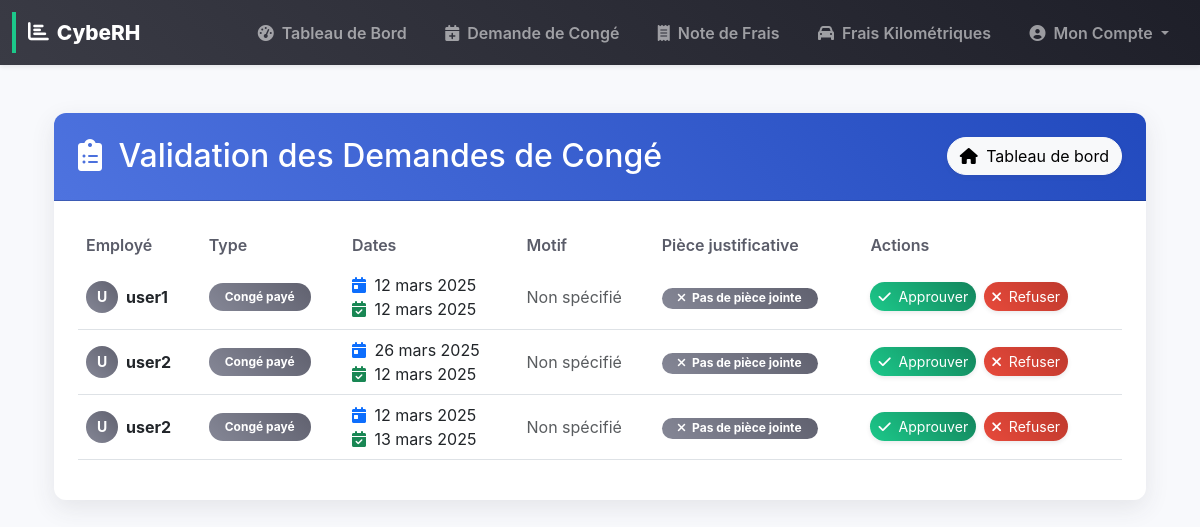
Page /manage-leaves/ (signed in) on the earlier database version.
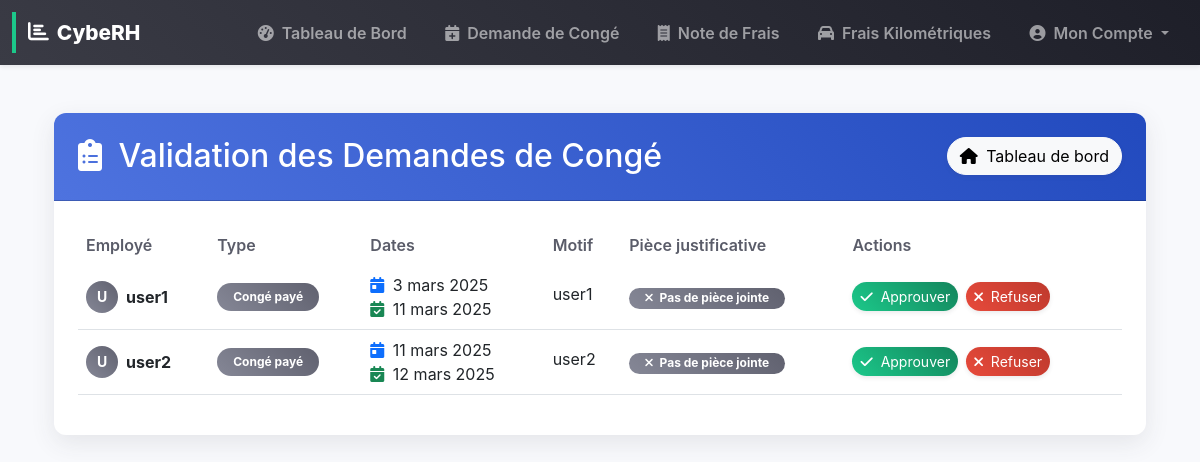
Same page on the later database version.
### rh_management/models.py (models this page shows, shortened)
class LeaveRequest(models.Model):
    user = models.ForeignKey(User, on_delete=models.CASCADE)
    leave_type = models.CharField(max_length=10, choices=LEAVE_TYPES, default='CP')
    start_date = models.DateField()
    end_date = models.DateField()
    reason = models.TextField(blank=True, null=True)
    status = models.CharField(max_length=10, choices=STATUS_CHOICES, default='pending')
    created_at = models.DateTimeField(auto_now_add=True)
    attachment = models.FileField(upload_to='receipts/', blank=True, null=True)
    notification_emails = models.TextField(blank=True, null=True)

### rh_management/views.py (the view)
# urls.py: path("manage-leaves/", manage_leaves_view, name="manage_leaves"),  # Manage leaves
@login_required
@user_passes_test(is_hr)
def manage_leaves_view(request):
    pending_leaves = LeaveRequest.objects.filter(status='pending')
    return render(request, 'rh_management/manage_leaves.html', {'pending_leaves': pending_leaves})

### rh_management/views.py (called while the page is built)
def is_hr(user):
    return user.is_staff  # Seuls les RH peuvent approuver les congés

### templates/rh_management/manage_leaves.html (shortened to what the changed rows need)
{% extends "base.html" %}
{% block content %}
<div class="container mt-5">
    <div class="card border-0 shadow-lg rounded-4 overflow-hidden mb-5 animate-fade-in">
        <div class="card-header bg-gradient-primary text-white p-4">
            <div class="d-flex justify-content-between align-items-center">
                <h2 class="mb-0"><i class="fas fa-clipboard-list me-2"></i> Validation des Demandes de Congé</h2>
            </div>
        </div>
        <div class="card-body p-4">
            <div class="table-responsive">
                <table class="table table-hover align-middle">
                    <thead>
                        <tr>
                            <th class="border-0">Employé</th>
                            <th class="border-0">Type</th>
                            <th class="border-0">Dates</th>
                            <th class="border-0">Motif</th>
                            <th class="border-0">Pièce justificative</th>
                            <th class="border-0">Actions</th>
                        </tr>
                    </thead>
                    <tbody>
                        {% for leave in pending_leaves %}
                        <tr>
                            <td>
                                <div class="d-flex align-items-center">
                                    <div class="avatar-circle bg-gradient-secondary text-white me-2">
                                        {{ leave.user.username|first|upper }}
                                    </div>
                                    <span class="fw-bold">{{ leave.user.username }}</span>
                                </div>
                            </td>
                            <td>
                                {% if leave.leave_type == 'annual' %}
                                    <span class="badge bg-gradient-info rounded-pill px-3 py-2">
                                        <i class="fas fa-umbrella-beach me-1"></i> {{ leave.get_leave_type_display }}
                                    </span>
                                {% elif leave.leave_type == 'sick' %}
                                    <span class="badge bg-gradient-warning rounded-pill px-3 py-2">
                                        <i class="fas fa-procedures me-1"></i> {{ leave.get_leave_type_display }}
                                    </span>
                                {% elif leave.leave_type == 'family' %}
                                    <span class="badge bg-gradient-success rounded-pill px-3 py-2">
                                        <i class="fas fa-users me-1"></i> {{ leave.get_leave_type_display }}
                                    </span>
                                {% else %}
                                    <span class="badge bg-gradient-secondary rounded-pill px-3 py-2">
                                        {{ leave.get_leave_type_display }}
                                    </span>
                                {% endif %}
                            </td>
                            <td>
                                <div class="d-flex flex-column">
                                    <div><i class="fas fa-calendar-day me-1 text-primary"></i> {{ leave.start_date }}</div>
                                    <div><i class="fas fa-calendar-check me-1 text-success"></i> {{ leave.end_date }}</div>
                                </div>
                            </td>
                            <td>
                                {% if leave.reason %}
                                    <span class="text-truncate d-inline-block" style="max-width: 200px;" title="{{ leave.reason }}">
                                        {{ leave.reason }}
                                    </span>
                                {% else %}
                                    <span class="text-muted">Non spécifié</span>
                                {% endif %}
                            </td>
                            <td>
                                {% if leave.attachment %}
                                <a href="{{ leave.attachment.url }}" target="_blank" class="btn btn-gradient-info btn-sm rounded-pill shadow-sm">
                                    <i class="fas fa-file-download me-1"></i> Voir
                                </a>
                                {% else %}
                                <span class="badge bg-gradient-secondary rounded-pill px-3">
                                    <i class="fas fa-times me-1"></i> Pas de pièce jointe
                                </span>
                                {% endif %}
                            </td>
                            <td>
                                <div class="d-flex gap-2">
                                    <a href="{% url 'approve_leave' leave.id %}" class="btn btn-gradient-success btn-sm rounded-pill shadow-sm">
                                        <i class="fas fa-check me-1"></i> Approuver
                                    </a>
                                    <a href="{% url 'reject_leave' leave.id %}" class="btn btn-gradient-danger btn-sm rounded-pill shadow-sm">
                                        <i class="fas fa-times me-1"></i> Refuser
                                    </a>
                                </div>
                            </td>
                        </tr>
                        {% endfor %}
                    </tbody>
                </table>
            </div>
        </div>
    </div>
</div>
{% endblock %}

Differences in the rows shown:
removed LeaveRequest: user.username|first "U", user.username "user1", leave_type "Congé payé", start_date "12 mars 2025", end_date "12 mars 2025", reason "Non spécifié", attachment "Pas de pièce jointe"
removed LeaveRequest: user.username|first "U", user.username "user2", leave_type "Congé payé", start_date "26 mars 2025", end_date "12 mars 2025", reason "Non spécifié", attachment "Pas de pièce jointe"
removed LeaveRequest: user.username|first "U", user.username "user2", leave_type "Congé payé", start_date "12 mars 2025", end_date "13 mars 2025", reason "Non spécifié", attachment "Pas de pièce jointe"
added LeaveRequest: user.username|first "U", user.username "user1", leave_type "Congé payé", start_date "3 mars 2025", end_date "11 mars 2025", reason "user1", attachment "Pas de pièce jointe"
added LeaveRequest: user.username|first "U", user.username "user2", leave_type "Congé payé", start_date "11 mars 2025", end_date "12 mars 2025", reason "user2", attachment "Pas de pièce jointe"
